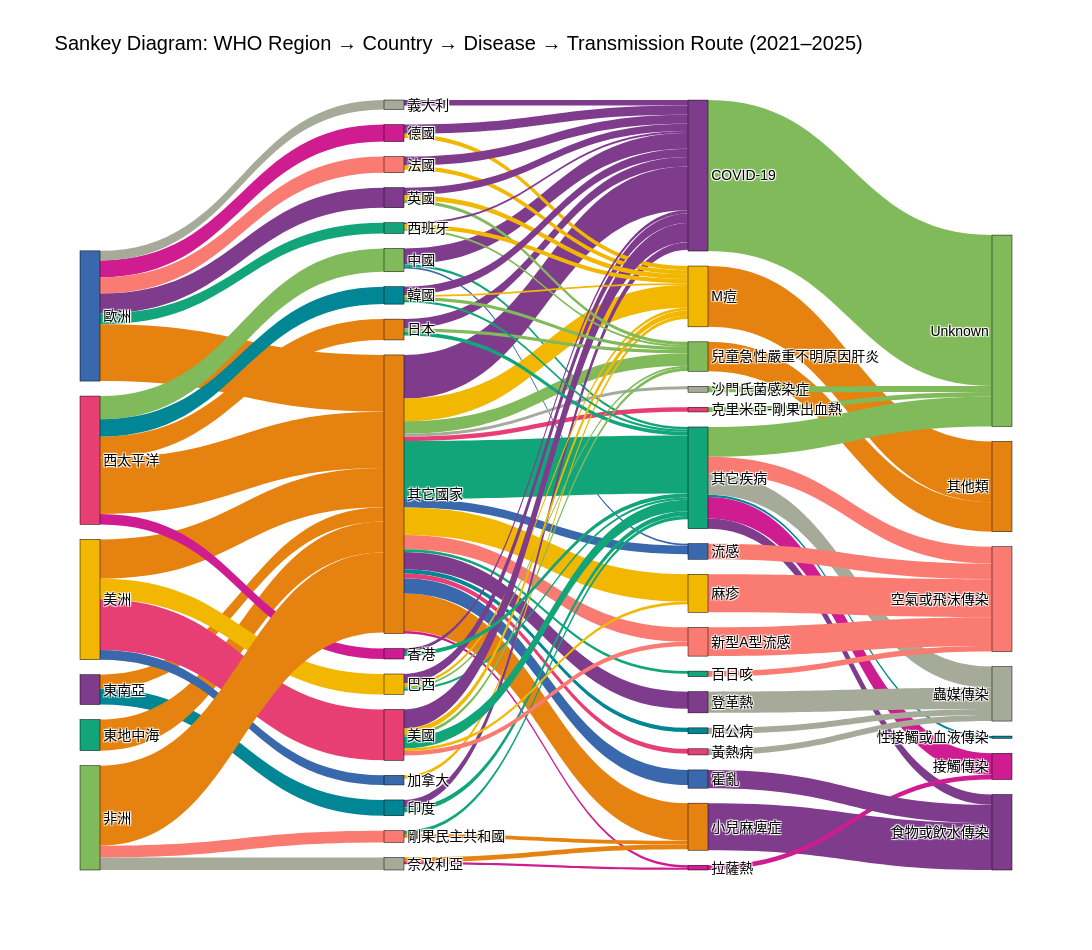

Notebook code cell kept with this figure:
### Markdown cell above
### Sanky: region-country-disease-route

### Code cell
import pandas as pd
import plotly.graph_objects as go
import plotly.colors as pc

# === Step 1: Prepare and clean data ===
df['date'] = pd.to_datetime(df['date'], errors='coerce')
df_temp = df[df['date'].dt.year > 2020][['WHO_region', 'country_name_zh', 'disease_name', 'transmission_route']]

# === Step 2: Keep top N countries and diseases for clarity ===
top_countries = df_temp['country_name_zh'].value_counts().nlargest(15).index
top_diseases = df_temp['disease_name'].value_counts().nlargest(15).index


df_temp['country_grouped'] = df_temp['country_name_zh'].where(df_temp['country_name_zh'].isin(top_countries), '其它國家')
df_temp['disease_grouped'] = df_temp['disease_name'].where(df_temp['disease_name'].isin(top_diseases), '其它疾病')
df_temp['route_grouped'] = df_temp['transmission_route'].fillna('Unknown')
df_temp['region_grouped'] = df_temp['WHO_region'].fillna('Other')

# === Step 3: Create three sets of links ===
link0 = (
    df_temp.groupby(['region_grouped', 'country_grouped'])
    .size()
    .reset_index(name='count')
)

link1 = (
    df_temp.groupby(['country_grouped', 'disease_grouped'])
    .size()
    .reset_index(name='count')
)

link2 = (
    df_temp.groupby(['disease_grouped', 'route_grouped'])
    .size()
    .reset_index(name='count')
)

# === Step 4: Filter small links to reduce clutter ===
link0 = link0[link0['count'] >= 50]
link1 = link1[link1['count'] >= 50]
link2 = link2[link2['count'] >= 50]

# === Step 5: Build unique node list and index mapping ===
all_nodes = pd.Series(
    link0['region_grouped'].tolist() +
    link0['country_grouped'].tolist() +
    link1['disease_grouped'].tolist() +
    link2['route_grouped'].tolist()
).unique()

node_indices = {name: i for i, name in enumerate(all_nodes)}

# Map source and target indices
link0['source'] = link0['region_grouped'].map(node_indices)
link0['target'] = link0['country_grouped'].map(node_indices)

link1['source'] = link1['country_grouped'].map(node_indices)
link1['target'] = link1['disease_grouped'].map(node_indices)

link2['source'] = link2['disease_grouped'].map(node_indices)
link2['target'] = link2['route_grouped'].map(node_indices)

# === Step 6: Assign colors to nodes ===
color_palette = pc.qualitative.Bold
node_colors = [color_palette[i % len(color_palette)] for i in range(len(all_nodes))]

# Color by disease and route for links
disease_color_map = {name: node_colors[node_indices[name]] for name in link1['disease_grouped'].unique()}
route_color_map = {name: node_colors[node_indices[name]] for name in link2['route_grouped'].unique()}

link0['color'] = link0['country_grouped'].map(lambda x: node_colors[node_indices.get(x, 0)])
link1['color'] = link1['disease_grouped'].map(disease_color_map)
link2['color'] = link2['route_grouped'].map(route_color_map)

# === Step 7: Combine all links ===
df_links = pd.concat([
    link0[['source', 'target', 'count', 'color']],
    link1[['source', 'target', 'count', 'color']],
    link2[['source', 'target', 'count', 'color']]
], ignore_index=True)

# === Step 8: Plot Sankey Diagram ===
fig = go.Figure(data=[go.Sankey(
    arrangement='snap',
    node=dict(
        pad=15,
        thickness=20,
        line=dict(color="black", width=0.5),
        label=all_nodes,
        color=node_colors
    ),
    link=dict(
        source=df_links['source'],
        target=df_links['target'],
        value=df_links['count'],
        color=df_links['color']
    )
)])


fig.update_layout(
    font=dict(size=14, color='black', family="Arial"),
    title_text="Sankey Diagram: WHO Region → Country → Disease → Transmission Route (2021–2025)",
    width=1100,
    height=950
)

fig.write_image("output/plot/Sankey_region_country_disease_route_2021_2025.png", width=1100, height=950, scale=3)
fig.show()

### Figure 1 — Plotly figure (JSON) as saved in the notebook; plotly's stock layout.template omitted (floating-point values rounded to 4 significant figures)
{"data": [{"arrangement": "snap", "link": {"color": ["rgb(230, 131, 16)", "rgb(0, 134, 149)", "rgb(230, 131, 16)", "rgb(230, 131, 16)", "rgb(207, 28, 144)", "rgb(249, 123, 114)", "rgb(165, 170, 153)", "rgb(127, 60, 141)", "rgb(17, 165, 121)", "rgb(230, 131, 16)", "rgb(57, 105, 172)", "rgb(242, 183, 1)", "rgb(231, 63, 116)", "rgb(128, 186, 90)", "rgb(230, 131, 16)", "rgb(230, 131, 16)", "rgb(0, 134, 149)", "rgb(207, 28, 144)", "rgb(230, 131, 16)", "rgb(249, 123, 114)", "rgb(165, 170, 153)", "rgb(127, 60, 141)", "rgb(17, 165, 121)", "rgb(57, 105, 172)", "rgb(127, 60, 141)", "rgb(242, 183, 1)", "rgb(231, 63, 116)", "rgb(128, 186, 90)", "rgb(17, 165, 121)", "rgb(230, 131, 16)", "rgb(0, 134, 149)", "rgb(207, 28, 144)", "rgb(249, 123, 114)", "rgb(165, 170, 153)", "rgb(57, 105, 172)", "rgb(127, 60, 141)", "rgb(17, 165, 121)", "rgb(57, 105, 172)", "rgb(242, 183, 1)", "rgb(231, 63, 116)", "rgb(17, 165, 121)", "rgb(230, 131, 16)", "rgb(242, 183, 1)", "rgb(127, 60, 141)", "rgb(17, 165, 121)", "rgb(230, 131, 16)", "rgb(207, 28, 144)", "rgb(127, 60, 141)", "rgb(242, 183, 1)", "rgb(128, 186, 90)", "rgb(17, 165, 121)", "rgb(127, 60, 141)", "rgb(242, 183, 1)", "rgb(127, 60, 141)", "rgb(128, 186, 90)", "rgb(17, 165, 121)", "rgb(127, 60, 141)", "rgb(242, 183, 1)", "rgb(127, 60, 141)", "rgb(242, 183, 1)", "rgb(128, 186, 90)", "rgb(17, 165, 121)", "rgb(249, 123, 114)", "rgb(242, 183, 1)", "rgb(127, 60, 141)", "rgb(127, 60, 141)", "rgb(242, 183, 1)", "rgb(128, 186, 90)", "rgb(127, 60, 141)", "rgb(242, 183, 1)", "rgb(128, 186, 90)", "rgb(127, 60, 141)", "rgb(242, 183, 1)", "rgb(128, 186, 90)", "rgb(17, 165, 121)", "rgb(127, 60, 141)", "rgb(17, 165, 121)", "rgb(128, 186, 90)", "rgb(230, 131, 16)", "rgb(128, 186, 90)", "rgb(230, 131, 16)", "rgb(128, 186, 90)", "rgb(0, 134, 149)", "rgb(207, 28, 144)", "rgb(249, 123, 114)", "rgb(165, 170, 153)", "rgb(127, 60, 141)", "rgb(127, 60, 141)", "rgb(165, 170, 153)", "rgb(207, 28, 144)", "rgb(249, 123, 114)", "rgb(128, 186, 90)", "rgb(249, 123, 114)", "rgb(165, 170, 153)", "rgb(249, 123, 114)", "rgb(127, 60, 141)", "rgb(249, 123, 114)", "rgb(165, 170, 153)"], "source": [0, 0, 1, 2, 2, 2, 2, 2, 2, 3, 3, 3, 3, 4, 4, 4, 4, 4, 5, 5, 5, 16, 16, 16, 6, 6, 6, 6, 6, 6, 6, 6, 6, 6, 6, 6, 6, 6, 6, 6, 20, 20, 13, 7, 7, 21, 21, 14, 14, 14, 14, 8, 8, 17, 17, 17, 9, 9, 15, 15, 15, 15, 15, 15, 10, 11, 11, 11, 12, 12, 12, 18, 18, 18, 18, 19, 19, 22, 25, 26, 27, 23, 23, 23, 23, 23, 23, 28, 29, 30, 31, 32, 24, 33, 34, 35, 36, 37], "target": [6, 7, 6, 6, 8, 9, 10, 11, 12, 6, 13, 14, 15, 16, 6, 17, 18, 19, 6, 20, 21, 22, 23, 24, 22, 25, 26, 27, 23, 28, 29, 30, 31, 32, 24, 33, 34, 35, 36, 37, 23, 28, 25, 22, 23, 28, 30, 22, 25, 27, 23, 22, 25, 22, 27, 23, 22, 25, 22, 25, 27, 23, 31, 36, 22, 22, 25, 27, 22, 25, 27, 22, 25, 27, 23, 22, 23, 38, 39, 38, 39, 38, 40, 41, 42, 43, 44, 44, 43, 41, 42, 38, 42, 43, 42, 44, 42, 43], "value": [391, 440, 867, 1581, 473, 448, 267, 560, 298, 1096, 267, 569, 1419, 647, 1569, 580, 486, 293, 2231, 326, 350, 437, 72, 50, 1216, 632, 123, 344, 1615, 1048, 117, 68, 401, 80, 242, 479, 74, 420, 762, 138, 90, 106, 93, 211, 135, 127, 61, 265, 79, 58, 63, 256, 118, 263, 91, 103, 250, 116, 534, 145, 92, 318, 127, 71, 151, 208, 127, 92, 52, 118, 50, 233, 51, 86, 61, 95, 116, 4205, 1694, 132, 821, 829, 62, 598, 470, 591, 283, 1311, 165, 133, 801, 165, 434, 591, 154, 508, 1062, 171]}, "node": {"color": ["rgb(127, 60, 141)", "rgb(17, 165, 121)", "rgb(57, 105, 172)", "rgb(242, 183, 1)", "rgb(231, 63, 116)", "rgb(128, 186, 90)", "rgb(230, 131, 16)", "rgb(0, 134, 149)", "rgb(207, 28, 144)", "rgb(249, 123, 114)", "rgb(165, 170, 153)", "rgb(127, 60, 141)", "rgb(17, 165, 121)", "rgb(57, 105, 172)", "rgb(242, 183, 1)", "rgb(231, 63, 116)", "rgb(128, 186, 90)", "rgb(230, 131, 16)", "rgb(0, 134, 149)", "rgb(207, 28, 144)", "rgb(249, 123, 114)", "rgb(165, 170, 153)", "rgb(127, 60, 141)", "rgb(17, 165, 121)", "rgb(57, 105, 172)", "rgb(242, 183, 1)", "rgb(231, 63, 116)", "rgb(128, 186, 90)", "rgb(230, 131, 16)", "rgb(0, 134, 149)", "rgb(207, 28, 144)", "rgb(249, 123, 114)", "rgb(165, 170, 153)", "rgb(127, 60, 141)", "rgb(17, 165, 121)", "rgb(57, 105, 172)", "rgb(242, 183, 1)", "rgb(231, 63, 116)", "rgb(128, 186, 90)", "rgb(230, 131, 16)", "rgb(0, 134, 149)", "rgb(207, 28, 144)", "rgb(249, 123, 114)", "rgb(165, 170, 153)", "rgb(127, 60, 141)"], "label": ["東南亞", "東地中海", "歐洲", "美洲", "西太平洋", "非洲", "其它國家", "印度", "德國", "法國", "義大利", "英國", "西班牙", "加拿大", "巴西", "美國", "中國", "日本", "韓國", "香港", "剛果民主共和國", "奈及利亞", "COVID-19", "其它疾病", "流感", "M痘", "克里米亞-剛果出血熱", "兒童急性嚴重不明原因肝炎", "小兒麻痺症", "屈公病", "拉薩熱", "新型A型流感", "沙門氏菌感染症", "登革熱", "百日咳", "霍亂", "麻疹", "黃熱病", "Unknown", "其他類", "性接觸或血液傳染", "接觸傳染", "空氣或飛沫傳染", "蟲媒傳染", "食物或飲水傳染"], "line": {"color": "black", "width": 0.5}, "pad": 15, "thickness": 20}, "type": "sankey"}], "layout": {"font": {"color": "black", "family": "Arial", "size": 14}, "height": 950, "title": {"text": "Sankey Diagram: WHO Region → Country → Disease → Transmission Route (2021–2025)"}, "width": 1100}}
